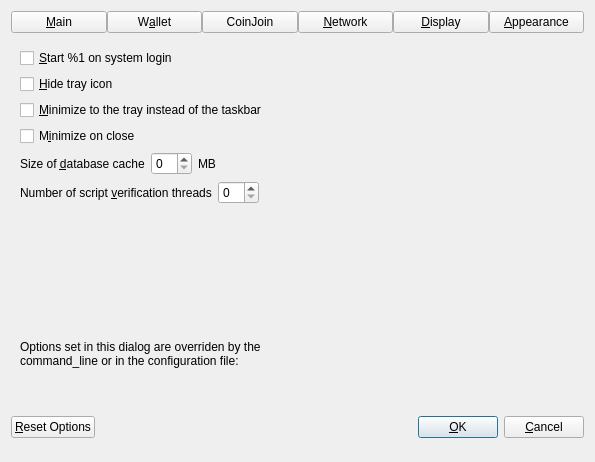
<?xml version="1.0" encoding="UTF-8"?>
<ui version="4.0">
 <class>OptionsDialog</class>
 <widget class="QDialog" name="OptionsDialog">
  <property name="geometry">
   <rect>
    <x>0</x>
    <y>0</y>
    <width>595</width>
    <height>462</height>
   </rect>
  </property>
  <property name="sizePolicy">
   <sizepolicy hsizetype="Fixed" vsizetype="Fixed">
    <horstretch>0</horstretch>
    <verstretch>0</verstretch>
   </sizepolicy>
  </property>
  <property name="windowTitle">
   <string>Options</string>
  </property>
  <property name="modal">
   <bool>true</bool>
  </property>
  <layout class="QVBoxLayout" name="verticalLayout">
   <item>
    <layout class="QHBoxLayout" name="horizontalLayout_Buttons_2">
     <property name="spacing">
      <number>0</number>
     </property>
     <property name="topMargin">
      <number>0</number>
     </property>
     <item>
      <widget class="QPushButton" name="btnMain">
       <property name="text">
        <string>&amp;Main</string>
       </property>
       <property name="checkable">
        <bool>true</bool>
       </property>
      </widget>
     </item>
     <item>
      <widget class="QPushButton" name="btnWallet">
       <property name="text">
        <string>W&amp;allet</string>
       </property>
       <property name="checkable">
        <bool>true</bool>
       </property>
      </widget>
     </item>
     <item>
      <widget class="QPushButton" name="btnCoinJoin">
       <property name="text">
        <string notr="true">CoinJoin</string>
       </property>
       <property name="checkable">
        <bool>true</bool>
       </property>
      </widget>
     </item>
     <item>
      <widget class="QPushButton" name="btnNetwork">
       <property name="text">
        <string>&amp;Network</string>
       </property>
       <property name="checkable">
        <bool>true</bool>
       </property>
      </widget>
     </item>
     <item>
      <widget class="QPushButton" name="btnDisplay">
       <property name="text">
        <string>&amp;Display</string>
       </property>
       <property name="checkable">
        <bool>true</bool>
       </property>
      </widget>
     </item>
     <item>
      <widget class="QPushButton" name="btnAppearance">
       <property name="text">
        <string>&amp;Appearance</string>
       </property>
       <property name="checkable">
        <bool>true</bool>
       </property>
      </widget>
     </item>
    </layout>
   </item>
   <item>
    <widget class="QStackedWidget" name="stackedWidgetOptions">
     <property name="minimumSize">
      <size>
       <width>0</width>
       <height>0</height>
      </size>
     </property>
     <property name="currentIndex">
      <number>0</number>
     </property>
     <widget class="QWidget" name="pageMain">
      <layout class="QVBoxLayout" name="verticalLayout_Main">
       <item>
        <widget class="QCheckBox" name="bitcoinAtStartup">
         <property name="toolTip">
          <string>Automatically start %1 after logging in to the system.</string>
         </property>
         <property name="text">
          <string>&amp;Start %1 on system login</string>
         </property>
        </widget>
       </item>
       <item>
        <widget class="QCheckBox" name="hideTrayIcon">
         <property name="toolTip">
          <string>Hide the icon from the system tray.</string>
         </property>
         <property name="text">
          <string>&amp;Hide tray icon</string>
         </property>
        </widget>
       </item>
       <item>
        <widget class="QCheckBox" name="minimizeToTray">
         <property name="toolTip">
          <string>Show only a tray icon after minimizing the window.</string>
         </property>
         <property name="text">
          <string>&amp;Minimize to the tray instead of the taskbar</string>
         </property>
        </widget>
       </item>
       <item>
        <widget class="QCheckBox" name="minimizeOnClose">
         <property name="toolTip">
          <string>Minimize instead of exit the application when the window is closed. When this option is enabled, the application will be closed only after selecting Exit in the menu.</string>
         </property>
         <property name="text">
          <string>M&amp;inimize on close</string>
         </property>
        </widget>
       </item>
       <item>
        <layout class="QHBoxLayout" name="horizontalLayout_2_Main">
         <item>
          <widget class="QLabel" name="databaseCacheLabel">
           <property name="text">
            <string>Size of &amp;database cache</string>
           </property>
           <property name="textFormat">
            <enum>Qt::PlainText</enum>
           </property>
           <property name="buddy">
            <cstring>databaseCache</cstring>
           </property>
          </widget>
         </item>
         <item>
          <widget class="QSpinBox" name="databaseCache"/>
         </item>
         <item>
          <widget class="QLabel" name="databaseCacheUnitLabel">
           <property name="text">
            <string>MB</string>
           </property>
           <property name="textFormat">
            <enum>Qt::PlainText</enum>
           </property>
          </widget>
         </item>
         <item>
          <spacer name="horizontalSpacer_2_Main">
           <property name="orientation">
            <enum>Qt::Horizontal</enum>
           </property>
           <property name="sizeHint" stdset="0">
            <size>
             <width>40</width>
             <height>20</height>
            </size>
           </property>
          </spacer>
         </item>
        </layout>
       </item>
       <item>
        <layout class="QHBoxLayout" name="horizontalLayout_3_Main">
         <item>
          <widget class="QLabel" name="threadsScriptVerifLabel">
           <property name="text">
            <string>Number of script &amp;verification threads</string>
           </property>
           <property name="textFormat">
            <enum>Qt::PlainText</enum>
           </property>
           <property name="buddy">
            <cstring>threadsScriptVerif</cstring>
           </property>
          </widget>
         </item>
         <item>
          <widget class="QSpinBox" name="threadsScriptVerif">
           <property name="toolTip">
            <string>(0 = auto, &lt;0 = leave that many cores free)</string>
           </property>
          </widget>
         </item>
         <item>
          <spacer name="horizontalSpacer_3_Main">
           <property name="orientation">
            <enum>Qt::Horizontal</enum>
           </property>
           <property name="sizeHint" stdset="0">
            <size>
             <width>40</width>
             <height>20</height>
            </size>
           </property>
          </spacer>
         </item>
        </layout>
       </item>
       <item>
        <spacer name="verticalSpacer_Main">
         <property name="orientation">
          <enum>Qt::Vertical</enum>
         </property>
         <property name="sizeHint" stdset="0">
          <size>
           <width>20</width>
           <height>40</height>
          </size>
         </property>
        </spacer>
       </item>
      </layout>
     </widget>
     <widget class="QWidget" name="pageWallet">
      <layout class="QVBoxLayout" name="verticalLayout_Wallet">
       <item>
        <layout class="QVBoxLayout" name="verticalLayout_2">
         <item>
          <widget class="QCheckBox" name="coinControlFeatures">
           <property name="toolTip">
            <string>Whether to show coin control features or not.</string>
           </property>
           <property name="text">
            <string>Enable coin &amp;control features</string>
           </property>
          </widget>
         </item>
         <item>
          <widget class="QCheckBox" name="showSmartnodesTab">
           <property name="toolTip">
            <string>Show additional tab listing all your smartnodes in first sub-tab&lt;br/&gt;and all smartnodes on the network in second sub-tab.</string>
           </property>
           <property name="text">
            <string>Show Smartnodes Tab</string>
           </property>
          </widget>
         </item>
         <item>
          <widget class="QCheckBox" name="spendZeroConfChange">
           <property name="toolTip">
            <string>If you disable the spending of unconfirmed change, the change from a transaction&lt;br/&gt;cannot be used until that transaction has at least one confirmation.&lt;br/&gt;This also affects how your balance is computed.</string>
           </property>
           <property name="text">
            <string>&amp;Spend unconfirmed change</string>
           </property>
          </widget>
         </item>
         <item>
          <widget class="QCheckBox" name="coinJoinEnabled">
           <property name="toolTip">
            <string>Show mixing interface on Overview screen and reveal an additional screen which allows to spend fully mixed coins only.&lt;br/&gt;A new tab with more settings will also appear in this dialog, please make sure to check them before mixing your coins.</string>
           </property>
           <property name="text">
            <string notr="true">Enable CoinJoin features</string>
           </property>
          </widget>
         </item>
         <item>
          <widget class="QCheckBox" name="hideToolbar">
           <property name="toolTip">
            <string>Automatic hide the toolbar menu interface</string>
           </property>
           <property name="text">
            <string>Auto hide toolbar menu</string>
           </property>
           <property name="tristate">
            <bool>false</bool>
           </property>
          </widget>
         </item>
        </layout>
       </item>
       <item>
        <spacer name="verticalSpacer_Wallet">
         <property name="orientation">
          <enum>Qt::Vertical</enum>
         </property>
         <property name="sizeHint" stdset="0">
          <size>
           <width>20</width>
           <height>40</height>
          </size>
         </property>
        </spacer>
       </item>
      </layout>
     </widget>
     <widget class="QWidget" name="pageCoinJoin">
      <layout class="QVBoxLayout" name="verticalLayout_4">
       <item>
        <widget class="QCheckBox" name="showAdvancedCJUI">
         <property name="toolTip">
          <string>Show additional information and buttons on overview screen.</string>
         </property>
         <property name="text">
          <string>Enable advanced interface</string>
         </property>
        </widget>
       </item>
       <item>
        <widget class="QCheckBox" name="showCoinJoinPopups">
         <property name="toolTip">
          <string>Show system popups for mixing transactions&lt;br/&gt;just like for all other transaction types.</string>
         </property>
         <property name="text">
          <string>Show popups for mixing transactions</string>
         </property>
        </widget>
       </item>
       <item>
        <widget class="QCheckBox" name="lowKeysWarning">
         <property name="toolTip">
          <string>Show warning dialog when the wallet has very low number of keys left.</string>
         </property>
         <property name="text">
          <string>Warn if the wallet is running out of keys</string>
         </property>
        </widget>
       </item>
       <item>
        <widget class="QCheckBox" name="coinJoinMultiSession">
         <property name="toolTip">
          <string>Whether to use experimental mode with multiple mixing sessions per block.&lt;br/&gt;Note: You must use this feature carefully.&lt;br/&gt;Make sure you always have recent wallet (auto)backup in a safe place!</string>
         </property>
         <property name="text">
          <string>Enable &amp;multi-session</string>
         </property>
        </widget>
       </item>
       <item>
        <layout class="QHBoxLayout" name="horizontalLayout_4_Wallet">
         <item>
          <widget class="QLabel" name="lblCoinJoinRoundsText">
           <property name="toolTip">
            <string>This setting determines the amount of individual smartnodes that an input will be mixed through.&lt;br/&gt;More rounds of mixing gives a higher degree of privacy, but also costs more in fees.</string>
           </property>
           <property name="text">
            <string>Mixing rounds</string>
           </property>
          </widget>
         </item>
         <item>
          <widget class="QSpinBox" name="coinJoinRounds">
           <property name="minimum">
            <number>2</number>
           </property>
           <property name="maximum">
            <number>16</number>
           </property>
           <property name="value">
            <number>4</number>
           </property>
          </widget>
         </item>
        </layout>
       </item>
       <item>
        <layout class="QHBoxLayout" name="horizontalLayout">
         <item>
          <widget class="QLabel" name="lblCoinJoinAmountText">
           <property name="toolTip">
            <string>This amount acts as a threshold to turn off mixing once it's reached.</string>
           </property>
           <property name="statusTip">
            <string notr="true"/>
           </property>
           <property name="whatsThis">
            <string notr="true"/>
           </property>
           <property name="accessibleName">
            <string notr="true"/>
           </property>
           <property name="accessibleDescription">
            <string notr="true"/>
           </property>
           <property name="text">
            <string>Target balance</string>
           </property>
          </widget>
         </item>
         <item>
          <widget class="QSpinBox" name="coinJoinAmount">
           <property name="minimum">
            <number>1000</number>
           </property>
           <property name="maximum">
            <number>2000000</number>
           </property>
           <property name="singleStep">
            <number>1000</number>
           </property>
           <property name="value">
            <number>1000000</number>
           </property>
          </widget>
         </item>
        </layout>
       </item>
       <item>
        <spacer name="verticalSpacerPS">
         <property name="orientation">
          <enum>Qt::Vertical</enum>
         </property>
         <property name="sizeHint" stdset="0">
          <size>
           <width>20</width>
           <height>40</height>
          </size>
         </property>
        </spacer>
       </item>
      </layout>
     </widget>
     <widget class="QWidget" name="pageNetwork">
      <layout class="QVBoxLayout" name="verticalLayout_Network">
       <item>
        <widget class="QCheckBox" name="mapPortUpnp">
         <property name="toolTip">
          <string>Automatically open the 405Coin Core client port on the router. This only works when your router supports UPnP and it is enabled.</string>
         </property>
         <property name="text">
          <string>Map port using &amp;UPnP</string>
         </property>
        </widget>
       </item>
       <item>
        <widget class="QCheckBox" name="mapPortNatpmp">
         <property name="toolTip">
          <string>Automatically open the 405Coin Core client port on the router. This only works when your router supports NAT-PMP and it is enabled. The external port could be random.</string>
         </property>
         <property name="text">
          <string>Map port using NA&amp;T-PMP</string>
         </property>
        </widget>
       </item>
       <item>
        <widget class="QCheckBox" name="allowIncoming">
         <property name="toolTip">
          <string>Accept connections from outside.</string>
         </property>
         <property name="text">
          <string>Allow incomin&amp;g connections</string>
         </property>
        </widget>
       </item>
       <item>
        <widget class="QCheckBox" name="connectSocks">
         <property name="toolTip">
          <string>Connect to the 405Coin network through a SOCKS5 proxy.</string>
         </property>
         <property name="text">
          <string>&amp;Connect through SOCKS5 proxy (default proxy):</string>
         </property>
        </widget>
       </item>
       <item>
        <layout class="QHBoxLayout" name="horizontalLayout_1_Network">
         <item>
          <widget class="QLabel" name="proxyIpLabel">
           <property name="text">
            <string>Proxy &amp;IP:</string>
           </property>
           <property name="textFormat">
            <enum>Qt::PlainText</enum>
           </property>
           <property name="buddy">
            <cstring>proxyIp</cstring>
           </property>
          </widget>
         </item>
         <item>
          <widget class="QValidatedLineEdit" name="proxyIp">
           <property name="minimumSize">
            <size>
             <width>140</width>
             <height>0</height>
            </size>
           </property>
           <property name="maximumSize">
            <size>
             <width>140</width>
             <height>16777215</height>
            </size>
           </property>
           <property name="toolTip">
            <string>IP address of the proxy (e.g. IPv4: 127.0.0.1 / IPv6: ::1)</string>
           </property>
          </widget>
         </item>
         <item>
          <widget class="QLabel" name="proxyPortLabel">
           <property name="text">
            <string>&amp;Port:</string>
           </property>
           <property name="textFormat">
            <enum>Qt::PlainText</enum>
           </property>
           <property name="buddy">
            <cstring>proxyPort</cstring>
           </property>
          </widget>
         </item>
         <item>
          <widget class="QLineEdit" name="proxyPort">
           <property name="minimumSize">
            <size>
             <width>60</width>
             <height>0</height>
            </size>
           </property>
           <property name="maximumSize">
            <size>
             <width>60</width>
             <height>16777215</height>
            </size>
           </property>
           <property name="toolTip">
            <string>Port of the proxy (e.g. 9050)</string>
           </property>
          </widget>
         </item>
         <item>
          <spacer name="horizontalSpacer_1_Network">
           <property name="orientation">
            <enum>Qt::Horizontal</enum>
           </property>
           <property name="sizeHint" stdset="0">
            <size>
             <width>40</width>
             <height>20</height>
            </size>
           </property>
          </spacer>
         </item>
        </layout>
       </item>
       <item>
        <layout class="QHBoxLayout" name="horizontalLayout_2_Network">
         <item>
          <widget class="QLabel" name="proxyActiveNets">
           <property name="text">
            <string>Used for reaching peers via:</string>
           </property>
           <property name="textFormat">
            <enum>Qt::PlainText</enum>
           </property>
          </widget>
         </item>
         <item>
          <widget class="QCheckBox" name="proxyReachIPv4">
           <property name="enabled">
            <bool>false</bool>
           </property>
           <property name="toolTip">
            <string>Shows if the supplied default SOCKS5 proxy is used to reach peers via this network type.</string>
           </property>
           <property name="text">
            <string>IPv4</string>
           </property>
          </widget>
         </item>
         <item>
          <widget class="QCheckBox" name="proxyReachIPv6">
           <property name="enabled">
            <bool>false</bool>
           </property>
           <property name="toolTip">
            <string>Shows if the supplied default SOCKS5 proxy is used to reach peers via this network type.</string>
           </property>
           <property name="text">
            <string>IPv6</string>
           </property>
          </widget>
         </item>
         <item>
          <widget class="QCheckBox" name="proxyReachTor">
           <property name="enabled">
            <bool>false</bool>
           </property>
           <property name="toolTip">
            <string>Shows if the supplied default SOCKS5 proxy is used to reach peers via this network type.</string>
           </property>
           <property name="text">
            <string>Tor</string>
           </property>
          </widget>
         </item>
         <item>
          <spacer name="horizontalSpacer_2_Network">
           <property name="orientation">
            <enum>Qt::Horizontal</enum>
           </property>
           <property name="sizeHint" stdset="0">
            <size>
             <width>40</width>
             <height>20</height>
            </size>
           </property>
          </spacer>
         </item>
        </layout>
       </item>
       <item>
        <widget class="QCheckBox" name="connectSocksTor">
         <property name="toolTip">
          <string>Connect to the 405Coin network through a separate SOCKS5 proxy for Tor hidden services.</string>
         </property>
         <property name="text">
          <string>Use separate SOCKS&amp;5 proxy to reach peers via Tor hidden services:</string>
         </property>
        </widget>
       </item>
       <item>
        <layout class="QHBoxLayout" name="horizontalLayout_3_Network">
         <item>
          <widget class="QLabel" name="proxyIpTorLabel">
           <property name="text">
            <string>Proxy &amp;IP:</string>
           </property>
           <property name="textFormat">
            <enum>Qt::PlainText</enum>
           </property>
           <property name="buddy">
            <cstring>proxyIpTor</cstring>
           </property>
          </widget>
         </item>
         <item>
          <widget class="QValidatedLineEdit" name="proxyIpTor">
           <property name="minimumSize">
            <size>
             <width>140</width>
             <height>0</height>
            </size>
           </property>
           <property name="maximumSize">
            <size>
             <width>140</width>
             <height>16777215</height>
            </size>
           </property>
           <property name="toolTip">
            <string>IP address of the proxy (e.g. IPv4: 127.0.0.1 / IPv6: ::1)</string>
           </property>
          </widget>
         </item>
         <item>
          <widget class="QLabel" name="proxyPortTorLabel">
           <property name="text">
            <string>&amp;Port:</string>
           </property>
           <property name="textFormat">
            <enum>Qt::PlainText</enum>
           </property>
           <property name="buddy">
            <cstring>proxyPortTor</cstring>
           </property>
          </widget>
         </item>
         <item>
          <widget class="QLineEdit" name="proxyPortTor">
           <property name="minimumSize">
            <size>
             <width>60</width>
             <height>0</height>
            </size>
           </property>
           <property name="maximumSize">
            <size>
             <width>60</width>
             <height>16777215</height>
            </size>
           </property>
           <property name="toolTip">
            <string>Port of the proxy (e.g. 9050)</string>
           </property>
          </widget>
         </item>
         <item>
          <spacer name="horizontalSpacer_4_Network">
           <property name="orientation">
            <enum>Qt::Horizontal</enum>
           </property>
           <property name="sizeHint" stdset="0">
            <size>
             <width>40</width>
             <height>20</height>
            </size>
           </property>
          </spacer>
         </item>
        </layout>
       </item>
       <item>
        <spacer name="verticalSpacer_Network">
         <property name="orientation">
          <enum>Qt::Vertical</enum>
         </property>
         <property name="sizeHint" stdset="0">
          <size>
           <width>20</width>
           <height>40</height>
          </size>
         </property>
        </spacer>
       </item>
      </layout>
     </widget>
     <widget class="QWidget" name="pageDisplay">
      <layout class="QVBoxLayout" name="verticalLayout_Display">
       <item>
        <layout class="QHBoxLayout" name="horizontalLayout_1_Display">
         <item>
          <widget class="QLabel" name="langLabel">
           <property name="text">
            <string>User Interface &amp;language:</string>
           </property>
           <property name="textFormat">
            <enum>Qt::PlainText</enum>
           </property>
           <property name="buddy">
            <cstring>lang</cstring>
           </property>
          </widget>
         </item>
         <item>
          <widget class="QValueComboBox" name="lang">
           <property name="toolTip">
            <string>The user interface language can be set here. This setting will take effect after restarting %1.</string>
           </property>
          </widget>
         </item>
        </layout>
       </item>
       <item>
        <widget class="QLabel" name="label_3">
         <property name="toolTip">
          <string notr="true"/>
         </property>
         <property name="statusTip">
          <string notr="true"/>
         </property>
         <property name="whatsThis">
          <string notr="true"/>
         </property>
         <property name="accessibleName">
          <string notr="true"/>
         </property>
         <property name="text">
          <string>Language missing or translation incomplete? Help contributing translations here:
https://explore.transifex.com/feathered-inc/</string>
         </property>
         <property name="wordWrap">
          <bool>true</bool>
         </property>
         <property name="openExternalLinks">
          <bool>true</bool>
         </property>
         <property name="textInteractionFlags">
          <set>Qt::TextBrowserInteraction</set>
         </property>
        </widget>
       </item>
       <item>
        <widget class="Line" name="line">
         <property name="orientation">
          <enum>Qt::Horizontal</enum>
         </property>
        </widget>
       </item>
       <item>
        <layout class="QHBoxLayout" name="horizontalLayout_2_Display">
         <item>
          <widget class="QLabel" name="unitLabel">
           <property name="text">
            <string>&amp;Unit to show amounts in:</string>
           </property>
           <property name="textFormat">
            <enum>Qt::PlainText</enum>
           </property>
           <property name="buddy">
            <cstring>unit</cstring>
           </property>
          </widget>
         </item>
         <item>
          <widget class="QValueComboBox" name="unit">
           <property name="toolTip">
            <string>Choose the default subdivision unit to show in the interface and when sending coins.</string>
           </property>
          </widget>
         </item>
        </layout>
       </item>
       <item>
        <layout class="QHBoxLayout" name="horizontalLayout_5_Display">
         <item>
          <widget class="QLabel" name="digitsLabel">
           <property name="text">
            <string>Decimal digits</string>
           </property>
          </widget>
         </item>
         <item>
          <widget class="QValueComboBox" name="digits"/>
         </item>
        </layout>
       </item>
       <item>
        <layout class="QHBoxLayout" name="horizontalLayout_3_Display">
         <item>
          <widget class="QLabel" name="thirdPartyTxUrlsLabel">
           <property name="toolTip">
            <string>Third party URLs (e.g. a block explorer) that appear in the transactions tab as context menu items.&lt;br/&gt;%s in the URL is replaced by transaction hash. Multiple URLs are separated by vertical bar |.</string>
           </property>
           <property name="text">
            <string>&amp;Third party transaction URLs</string>
           </property>
           <property name="buddy">
            <cstring>thirdPartyTxUrls</cstring>
           </property>
          </widget>
         </item>
         <item>
          <widget class="QLineEdit" name="thirdPartyTxUrls">
           <property name="toolTip">
            <string>Third party URLs (e.g. a block explorer) that appear in the transactions tab as context menu items.&lt;br/&gt;%s in the URL is replaced by transaction hash. Multiple URLs are separated by vertical bar |.</string>
           </property>
           <property name="placeholderText">
            <string notr="true">https://example.com/tx/%s</string>
           </property>
          </widget>
         </item>
        </layout>
       </item>
       <item>
        <spacer name="verticalSpacer">
         <property name="orientation">
          <enum>Qt::Vertical</enum>
         </property>
         <property name="sizeHint" stdset="0">
          <size>
           <width>20</width>
           <height>40</height>
          </size>
         </property>
        </spacer>
       </item>
      </layout>
     </widget>
     <widget class="QWidget" name="pageAppearance">
      <layout class="QVBoxLayout" name="verticalLayout_3">
       <item>
        <widget class="QWidget" name="widgetAppearance" native="true"/>
       </item>
       <item>
        <spacer name="verticalSpacer_2">
         <property name="orientation">
          <enum>Qt::Vertical</enum>
         </property>
         <property name="sizeHint" stdset="0">
          <size>
           <width>20</width>
           <height>40</height>
          </size>
         </property>
        </spacer>
       </item>
      </layout>
     </widget>
    </widget>
   </item>
   <item>
    <widget class="QFrame" name="frame">
     <layout class="QVBoxLayout" name="verticalLayout_Bottom">
      <item>
       <layout class="QHBoxLayout" name="horizontalLayout_Bottom">
        <item>
         <widget class="QLabel" name="overriddenByCommandLineInfoLabel">
          <property name="text">
           <string>Options set in this dialog are overriden by the command_line or in the configuration file:</string>
          </property>
          <property name="textFormat">
           <enum>Qt::PlainText</enum>
          </property>
          <property name="wordWrap">
           <bool>true</bool>
          </property>
         </widget>
        </item>
        <item>
         <spacer name="horizontalSpacer_Bottom">
          <property name="orientation">
           <enum>Qt::Horizontal</enum>
          </property>
          <property name="sizeHint" stdset="0">
           <size>
            <width>40</width>
            <height>20</height>
           </size>
          </property>
         </spacer>
        </item>
       </layout>
      </item>
      <item>
       <widget class="QLabel" name="overriddenByCommandLineLabel">
        <property name="text">
         <string/>
        </property>
        <property name="textFormat">
         <enum>Qt::PlainText</enum>
        </property>
        <property name="wordWrap">
         <bool>true</bool>
        </property>
       </widget>
      </item>
     </layout>
    </widget>
   </item>
   <item>
    <layout class="QHBoxLayout" name="horizontalLayout_Buttons">
     <item>
      <widget class="QPushButton" name="resetButton">
       <property name="toolTip">
        <string>Reset all client options to default.</string>
       </property>
       <property name="text">
        <string>&amp;Reset Options</string>
       </property>
       <property name="autoDefault">
        <bool>false</bool>
       </property>
      </widget>
     </item>
     <item>
      <spacer name="horizontalSpacer_1">
       <property name="orientation">
        <enum>Qt::Horizontal</enum>
       </property>
       <property name="sizeHint" stdset="0">
        <size>
         <width>40</width>
         <height>48</height>
        </size>
       </property>
      </spacer>
     </item>
     <item>
      <widget class="QLabel" name="statusLabel">
       <property name="minimumSize">
        <size>
         <width>200</width>
         <height>0</height>
        </size>
       </property>
       <property name="text">
        <string/>
       </property>
       <property name="textFormat">
        <enum>Qt::PlainText</enum>
       </property>
       <property name="wordWrap">
        <bool>true</bool>
       </property>
      </widget>
     </item>
     <item>
      <spacer name="horizontalSpacer_2">
       <property name="orientation">
        <enum>Qt::Horizontal</enum>
       </property>
       <property name="sizeHint" stdset="0">
        <size>
         <width>40</width>
         <height>48</height>
        </size>
       </property>
      </spacer>
     </item>
     <item>
      <widget class="QPushButton" name="okButton">
       <property name="text">
        <string>&amp;OK</string>
       </property>
       <property name="autoDefault">
        <bool>false</bool>
       </property>
       <property name="default">
        <bool>true</bool>
       </property>
      </widget>
     </item>
     <item>
      <widget class="QPushButton" name="cancelButton">
       <property name="text">
        <string>&amp;Cancel</string>
       </property>
       <property name="autoDefault">
        <bool>false</bool>
       </property>
      </widget>
     </item>
    </layout>
   </item>
  </layout>
 </widget>
 <customwidgets>
  <customwidget>
   <class>QValidatedLineEdit</class>
   <extends>QLineEdit</extends>
   <header>qt/qvalidatedlineedit.h</header>
  </customwidget>
  <customwidget>
   <class>QValueComboBox</class>
   <extends>QComboBox</extends>
   <header>qt/qvaluecombobox.h</header>
  </customwidget>
 </customwidgets>
 <resources/>
 <connections/>
</ui>
